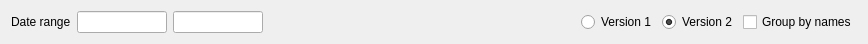
<?xml version="1.0" encoding="UTF-8"?>
<ui version="4.0">
 <class>WSalary</class>
 <widget class="QWidget" name="WSalary">
  <property name="geometry">
   <rect>
    <x>0</x>
    <y>0</y>
    <width>868</width>
    <height>41</height>
   </rect>
  </property>
  <property name="windowTitle">
   <string>Form</string>
  </property>
  <layout class="QHBoxLayout" name="horizontalLayout">
   <item>
    <widget class="QLabel" name="label">
     <property name="text">
      <string>Date range</string>
     </property>
    </widget>
   </item>
   <item>
    <widget class="EDateEdit" name="deStart">
     <property name="maximumSize">
      <size>
       <width>100</width>
       <height>16777215</height>
      </size>
     </property>
    </widget>
   </item>
   <item>
    <widget class="EDateEdit" name="deEnd">
     <property name="maximumSize">
      <size>
       <width>100</width>
       <height>16777215</height>
      </size>
     </property>
    </widget>
   </item>
   <item>
    <spacer name="horizontalSpacer">
     <property name="orientation">
      <enum>Qt::Horizontal</enum>
     </property>
     <property name="sizeHint" stdset="0">
      <size>
       <width>322</width>
       <height>20</height>
      </size>
     </property>
    </spacer>
   </item>
   <item>
    <widget class="QRadioButton" name="rb1">
     <property name="text">
      <string>Version 1</string>
     </property>
    </widget>
   </item>
   <item>
    <widget class="QRadioButton" name="rb2">
     <property name="text">
      <string>Version 2</string>
     </property>
     <property name="checked">
      <bool>true</bool>
     </property>
    </widget>
   </item>
   <item>
    <widget class="QCheckBox" name="chGroupNames">
     <property name="text">
      <string>Group by names</string>
     </property>
    </widget>
   </item>
  </layout>
 </widget>
 <customwidgets>
  <customwidget>
   <class>EDateEdit</class>
   <extends>QLineEdit</extends>
   <header location="global">edateedit.h</header>
  </customwidget>
 </customwidgets>
 <resources/>
 <connections/>
</ui>
